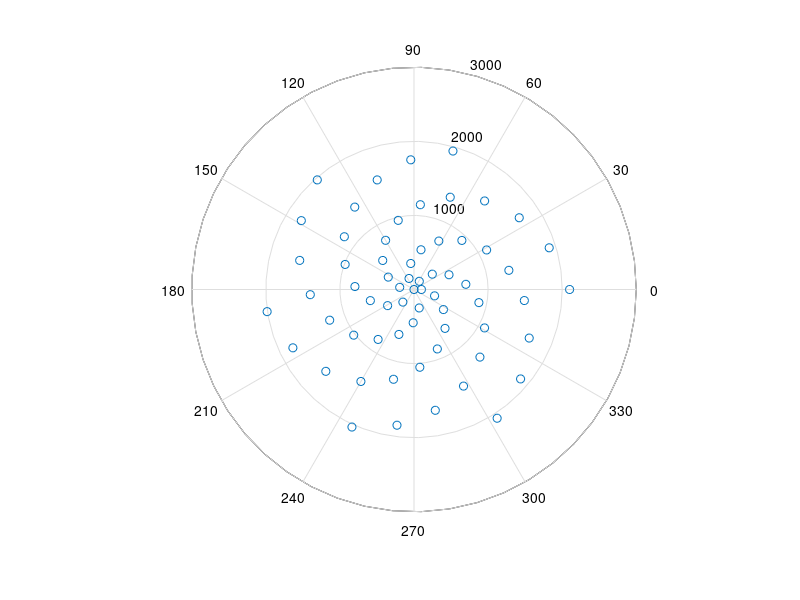

Source code (MATLAB): (Note: this script raises an error after producing the figure.)
clear all
    close all


% %%    
% 
%     N = 2; % N=4 is 217 points
% 
%     rot = @(rad) [cos(rad) -sin(rad);
%                     sin(rad) cos(rad)];
% 
%     % Create (redundant) lattice
%     a = (1/N)*1000*[1 0]';
%     b = rot(60*pi/180)*a;
%     c = rot(-60*pi/180)*a;
% 
%     points = zeros(2,(2*N+1)^3);
% 
%     idx = 0;
% 
%     for i=-N:N
%         for j=-N:N
%             for k=-N:N
%                 idx = idx+1;
%                 points(:,idx) = i*a+j*b+k*c;
%             end
%         end 
%     end
% 
%     % Remove replicated
%     points = points';
%     points = sortrows(points);
%     points = uniquetol(points,1e-6,'ByRows',true);
%     points = points';
% 
%     size(points)

    
%


t = linspace(0,10,2^6);
r = 200*t+100;
th = 2*pi*t;

points = zeros(2,length(t));

points(1,:) = r.*cos(th);
points(2,:) = r.*sin(th);
    
points = [[0;0] points];
%     
figure(1231),clf
hold on
plot(points(1,:),points(2,:),'-o')
axis equal


% Convert all points to polar coordinates
polarcoords = zeros(size(points)); %theta,r

for i=1:length(points)
    polarcoords(1,i) = 180*atan2(points(2,i),points(1,i))/pi;
    polarcoords(2,i) = sqrt(points(1,i)^2+points(2,i)^2);
end

figure(1231)
clf
polar((pi/180)*polarcoords(1,:),polarcoords(2,:),'o')

clear semParams;


Xbeam = zeros(size(polarcoords));
MAG = 72;

WD = 22.72;
for i=1:length(polarcoords)
    semParams(i) = BasicSEMScanParameters(WD,MAG,1,-polarcoords(1,i));
    Xbeam(:,i) = ImageMapping.mapFromNonrotatedSpatialCoordsToRotatedBeamCoords(points(:,i),semParams(i));
end


img_dir = 'Z:\20171129\hexlattice\'
cmos_args = CMOSArgs(15,0,160);
fnames = collectCMOSSpotImages(img_dir,cmos_args,Xbeam,semParams)

[fm,fv] = calculateCMOScalib(img_dir,fnames,Xbeam,semParams,0.15)


return
for i=1:length(fnames)
    delete(fnames{i});
end


fm = [-1.1325    9.4311
    9.4895    2.1308];

fv = 1.0e+04 *[  -0.3400
   -1.1182];











img = MonochromeImage('MAX_CMOS_STACK.png');
img.imgType = ImageTypes.CMOS;
imgMap = ImageMapping(fm,fv,eye(2),eye(2),0);

yagimg = imgMap.doMapping(img,ImageTypes.YAG)


figure(14321)
clf
plot(yagimg)
hold on
plot(points(1,:),points(2,:),'or')

popts = cell(length(points));

ssrs = zeros(1,length(points));    

for i=1:length(points)
    ang_guess = polarcoords(1,i);
    if(ang_guess<0)
        ang_guess = ang_guess+360;
    end
    
    ang_guess = 0 ;
    
    DEL = 80;
    
    
    xidxs = find(yagimg.X(1,:)>=(points(1,i)-DEL) ...
        & (yagimg.X(1,:)<=(points(1,i)+DEL)));
    
    yidxs = find((yagimg.Y(:,1)>=(points(2,i)-DEL)) ...
        & (yagimg.Y(:,1)<=(points(2,i)+DEL)));
    
    X = yagimg.X(yidxs,xidxs);
    Y = yagimg.Y(yidxs,xidxs);
    dat = yagimg.img(yidxs,xidxs);
    
%     mean(min(dat))

    sdat = sort(dat(:));
    

    off_guess = mean(sdat(1:floor(length(sdat/10))));
    amp_guess = mean(sdat(end-4:end))-off_guess;
    
    hiidxs = find(dat>((amp_guess/2)+off_guess));
    
    x0guess = mean(X(hiidxs));
    y0guess = mean(Y(hiidxs));
    
    
    
    
        
%     p0 = [points(1,i) points(2,i) 10 10 amp_guess off_guess  pi*ang/180];
    p0 = [x0guess y0guess 10 10 amp_guess off_guess  pi*ang_guess/180];
    
  
    OLS = @(p) sum(sum((dat-general2dGaussian(X,Y,p)).^2));
    opts = optimset('MaxFunEvals',100000,...
        'MaxIter',100000,...
        'TolX', 1e-6,...
        'TolFun', 1e-6);
    [popt,fval,exitflag,output] = fminsearch(OLS,p0,opts)
    
    ssrs(i) = OLS(popt);
    
    
%     popt = p0;
    
    figure(1111)
    clf
    contourf(X,Y,dat,'EdgeColor','none');
    caxis([0 1])
    hold on
    contour(X,Y,general2dGaussian(X,Y,popt),(0.5*(popt(5)-popt(6))+popt(6))*[1 1],'k')
    axis square
    pause(0.001)
% pause
    
    popts{i} = popt;
    i
    
end



figure(12312)
clf
hold on
for i=1:length(popts)
    pp = polarcoords(1,i);
    if(pp<0)
        pp = pp+360;
    end
    
    plot(pp,(180/pi)*popts{i}(end),'o')
    
    
    
end
   

figure(12314)
clf
hold on

fwhm = @(s) s*2*sqrt(2*log(2));


for i=1:length(popts)
    polarcoords(2,i);
    
    
    psf(i) = mean([fwhm(popts{i}(3)),fwhm(popts{i}(4))]);
    
%     plot(polarcoords(2,i),popts{i}(3)/popts{i}(4),'o')
    plot(polarcoords(2,i),psf(i),'.k')
    
end
ylim([0 40])




figure(234123412)
clf 
hold on

% tri = delaunay(points(1,:)',points(2,:)');

% dt = trisurf(tri,points(1,:)',points(2,:)',psf');

F = scatteredInterpolant(points(1,:)',points(2,:)',psf','nearest','none');

x = linspace(-2000,2000,2^10);
y = linspace(-2000,2000,2^10);

[Xq Yq] = meshgrid(x,y);

Zq = F(Xq,Yq);

surf(Xq,Yq,Zq,'EdgeColor','none')
colormap(flipud(hot))
	
caxis([15 40])

colorbar
axis square



xlim([min(points(1,:)) max(points(1,:))])
ylim([min(points(2,:)) max(points(2,:))])



























